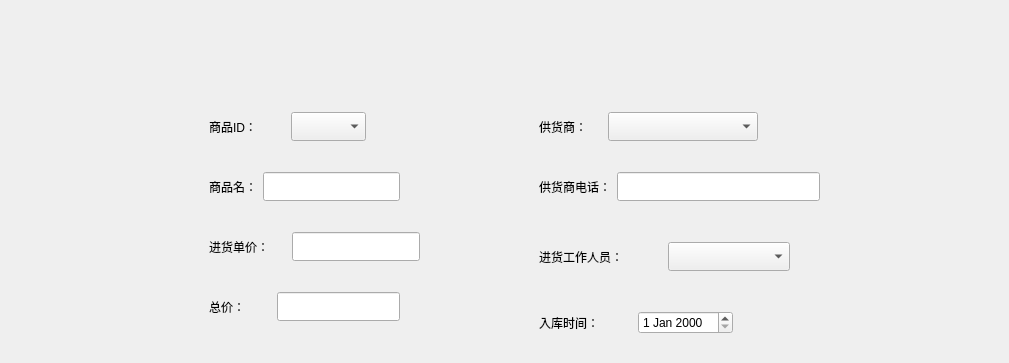
         <widget class="QWidget" name="stockman_stockinput">
          <layout class="QGridLayout" name="gridLayout_4">
           <item row="0" column="0">
            <spacer name="horizontalSpacer_11">
             <property name="orientation">
              <enum>Qt::Horizontal</enum>
             </property>
             <property name="sizeHint" stdset="0">
              <size>
               <width>98</width>
               <height>20</height>
              </size>
             </property>
            </spacer>
           </item>
           <item row="0" column="3">
            <spacer name="horizontalSpacer_12">
             <property name="orientation">
              <enum>Qt::Horizontal</enum>
             </property>
             <property name="sizeHint" stdset="0">
              <size>
               <width>98</width>
               <height>20</height>
              </size>
             </property>
            </spacer>
           </item>
           <item row="0" column="1" colspan="2">
            <widget class="QWidget" name="widget" native="true">
             <property name="minimumSize">
              <size>
               <width>791</width>
               <height>341</height>
              </size>
             </property>
             <property name="maximumSize">
              <size>
               <width>16777215</width>
               <height>16777215</height>
              </size>
             </property>
             <widget class="QWidget" name="layoutWidget">
              <property name="geometry">
               <rect>
                <x>100</x>
                <y>100</y>
                <width>157</width>
                <height>31</height>
               </rect>
              </property>
              <layout class="QHBoxLayout" name="horizontalLayout_19">
               <item>
                <widget class="QLabel" name="label_17">
                 <property name="text">
                  <string>商品ID：</string>
                 </property>
                </widget>
               </item>
               <item>
                <widget class="QComboBox" name="cbox_stock_goodid">
                 <property name="minimumSize">
                  <size>
                   <width>0</width>
                   <height>29</height>
                  </size>
                 </property>
                </widget>
               </item>
              </layout>
             </widget>
             <widget class="QWidget" name="layoutWidget">
              <property name="geometry">
               <rect>
                <x>100</x>
                <y>160</y>
                <width>191</width>
                <height>31</height>
               </rect>
              </property>
              <layout class="QHBoxLayout" name="horizontalLayout_18">
               <item>
                <widget class="QLabel" name="label_18">
                 <property name="text">
                  <string>商品名：</string>
                 </property>
                </widget>
               </item>
               <item>
                <widget class="QLineEdit" name="lineEdit_stock_goodname">
                 <property name="minimumSize">
                  <size>
                   <width>0</width>
                   <height>29</height>
                  </size>
                 </property>
                </widget>
               </item>
              </layout>
             </widget>
             <widget class="QWidget" name="layoutWidget">
              <property name="geometry">
               <rect>
                <x>100</x>
                <y>350</y>
                <width>201</width>
                <height>31</height>
               </rect>
              </property>
              <layout class="QHBoxLayout" name="horizontalLayout_20">
               <item>
                <widget class="QLabel" name="label_19">
                 <property name="text">
                  <string>商品数量：</string>
                 </property>
                </widget>
               </item>
               <item>
                <widget class="QLineEdit" name="lineEdit_stock_goodnum">
                 <property name="minimumSize">
                  <size>
                   <width>0</width>
                   <height>29</height>
                  </size>
                 </property>
                </widget>
               </item>
              </layout>
             </widget>
             <widget class="QWidget" name="layoutWidget">
              <property name="geometry">
               <rect>
                <x>100</x>
                <y>220</y>
                <width>211</width>
                <height>31</height>
               </rect>
              </property>
              <layout class="QHBoxLayout" name="horizontalLayout_21">
               <property name="spacing">
                <number>23</number>
               </property>
               <item>
                <widget class="QLabel" name="label_21">
                 <property name="text">
                  <string>进货单价：</string>
                 </property>
                </widget>
               </item>
               <item>
                <widget class="QLineEdit" name="lineEdit_stock_singleprice">
                 <property name="minimumSize">
                  <size>
                   <width>0</width>
                   <height>29</height>
                  </size>
                 </property>
                </widget>
               </item>
              </layout>
             </widget>
             <widget class="QWidget" name="layoutWidget">
              <property name="geometry">
               <rect>
                <x>100</x>
                <y>280</y>
                <width>191</width>
                <height>31</height>
               </rect>
              </property>
              <layout class="QHBoxLayout" name="horizontalLayout_22">
               <property name="spacing">
                <number>32</number>
               </property>
               <item>
                <widget class="QLabel" name="label_20">
                 <property name="text">
                  <string>总价：</string>
                 </property>
                </widget>
               </item>
               <item>
                <widget class="mylineedit" name="lineEdit_stock_totalprice">
                 <property name="minimumSize">
                  <size>
                   <width>0</width>
                   <height>29</height>
                  </size>
                 </property>
                </widget>
               </item>
              </layout>
             </widget>
             <widget class="QWidget" name="layoutWidget">
              <property name="geometry">
               <rect>
                <x>430</x>
                <y>230</y>
                <width>251</width>
                <height>31</height>
               </rect>
              </property>
              <layout class="QHBoxLayout" name="horizontalLayout_26">
               <item>
                <widget class="QLabel" name="label_25">
                 <property name="text">
                  <string>进货工作人员：</string>
                 </property>
                </widget>
               </item>
               <item>
                <widget class="QComboBox" name="cbox_stock_person">
                 <property name="minimumSize">
                  <size>
                   <width>0</width>
                   <height>29</height>
                  </size>
                 </property>
                </widget>
               </item>
              </layout>
             </widget>
             <widget class="QWidget" name="layoutWidget">
              <property name="geometry">
               <rect>
                <x>430</x>
                <y>160</y>
                <width>281</width>
                <height>31</height>
               </rect>
              </property>
              <layout class="QHBoxLayout" name="horizontalLayout_24">
               <item>
                <widget class="QLabel" name="label_23">
                 <property name="text">
                  <string>供货商电话：</string>
                 </property>
                </widget>
               </item>
               <item>
                <widget class="QLineEdit" name="lineEdit_stock_supplierphone">
                 <property name="minimumSize">
                  <size>
                   <width>0</width>
                   <height>29</height>
                  </size>
                 </property>
                </widget>
               </item>
              </layout>
             </widget>
             <widget class="QWidget" name="layoutWidget">
              <property name="geometry">
               <rect>
                <x>430</x>
                <y>300</y>
                <width>194</width>
                <height>23</height>
               </rect>
              </property>
              <layout class="QHBoxLayout" name="horizontalLayout_25">
               <item>
                <widget class="QLabel" name="label_24">
                 <property name="text">
                  <string>入库时间：</string>
                 </property>
                </widget>
               </item>
               <item>
                <widget class="QDateEdit" name="dateEdit_stock_time"/>
               </item>
              </layout>
             </widget>
             <widget class="QWidget" name="layoutWidget">
              <property name="geometry">
               <rect>
                <x>430</x>
                <y>100</y>
                <width>219</width>
                <height>31</height>
               </rect>
              </property>
              <layout class="QHBoxLayout" name="horizontalLayout_23">
               <property name="spacing">
                <number>7</number>
               </property>
               <item>
                <widget class="QLabel" name="label_22">
                 <property name="text">
                  <string>供货商：</string>
                 </property>
                </widget>
               </item>
               <item>
                <widget class="QComboBox" name="cbox_stock_supplier">
                 <property name="minimumSize">
                  <size>
                   <width>150</width>
                   <height>29</height>
                  </size>
                 </property>
                </widget>
               </item>
              </layout>
             </widget>
             <widget class="QPushButton" name="btnadd_stock">
              <property name="geometry">
               <rect>
                <x>480</x>
                <y>360</y>
                <width>93</width>
                <height>28</height>
               </rect>
              </property>
              <property name="text">
               <string>提交</string>
              </property>
             </widget>
            </widget>
           </item>
          </layout>
         </widget>
